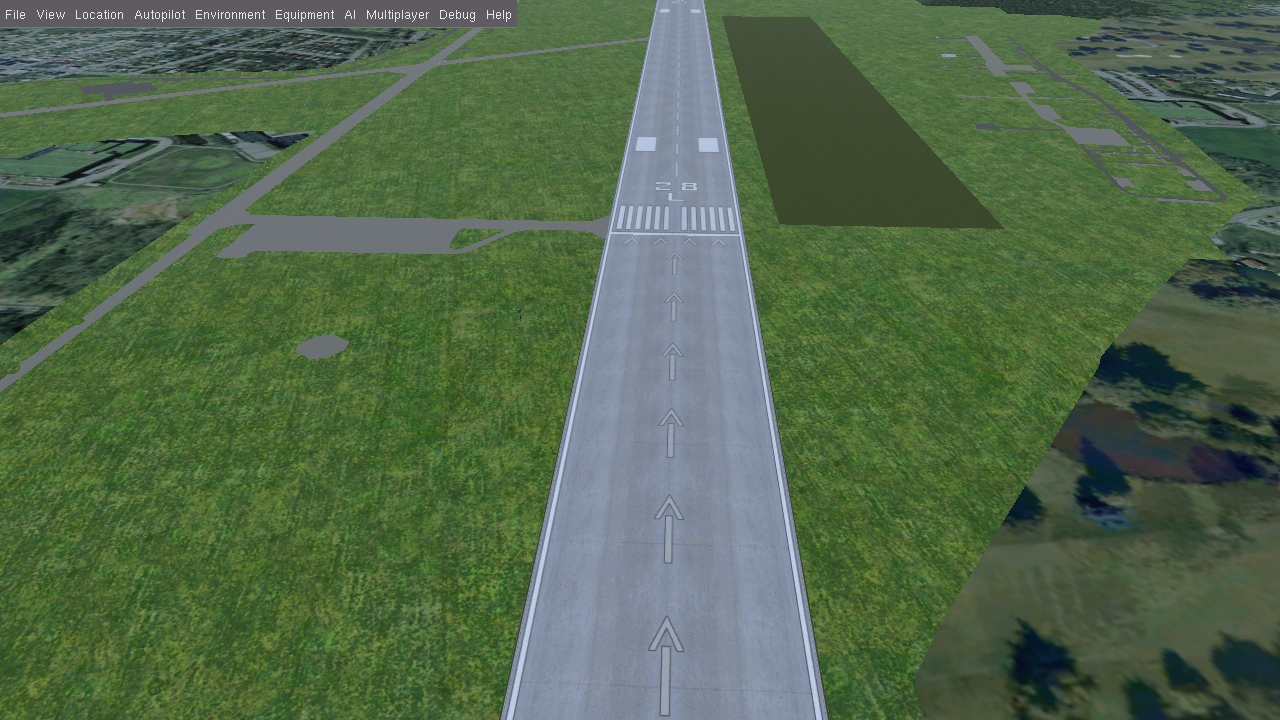
#> input picture tests/epbc.png, 1280 x 720 px
$ python -i opt_flow.py   (imports and definitions only)
#> lines starting #> are read from the running program, lines starting #| are printed output that depends on the picture
import cv2 as cv
import numpy as np

class OpticalFlow:
    def __init__(self):
        self.MIN_FEATURES = 3

        self.params_features = dict( maxCorners = 100,
                       qualityLevel = 0.3,
                       minDistance = 7,
                       blockSize = 7 )

        self.param_lk = dict( winSize  = (15, 15),
                        maxLevel = 2,
                        criteria = (cv.TERM_CRITERIA_EPS | cv.TERM_CRITERIA_COUNT, 10, 0.03))

        self.frame_old = None
        self.p0 = None
        self.mask = None

    def reset(self):
        self.frame_old = None
        self.p0 = None
        self.mask = None

    def feed(self, frame):
        frame = cv.cvtColor(frame, cv.COLOR_BGR2GRAY)
        if self.frame_old is None or self.p0 is None or len(self.p0) < self.MIN_FEATURES:
            self.frame_old = frame.copy()
            self.p0 = self._find_features(frame)
            return None

        return self._calc_optical_flow(frame)

    def remove_features(self, features : list[(int, int)]):
        new_p0 = []
        for px in self.p0:
            if (px[0][0], px[0][1]) not in features:
                new_p0.append(px)
        self.p0 = np.array(new_p0)

    def set_mask(self, mask):
        self.mask = mask

    def _find_features(self, frame):
        return cv.goodFeaturesToTrack(frame, mask=self.mask, **self.params_features)

    def _calc_optical_flow(self, frame):
        frame = cv.bitwise_and(frame, frame, mask=self.mask)
        p1, st, err = cv.calcOpticalFlowPyrLK(self.frame_old, frame, self.p0, None, **self.param_lk)
        if p1 is not None:
            pixels_old = self.p0[st==1]
            pixels_new = p1[st==1]
            self.p0 = pixels_new.reshape(-1, 1, 2)
            self.frame_old = frame.copy()
            pixels = []
            for px_old, px_new in zip(pixels_old, pixels_new):
                x_old, y_old = px_old.ravel()
                x_new, y_new = px_new.ravel()
                pixels.append((x_old, y_old, x_new, y_new))
            return pixels

        self.p0 = None
        return None


>>> import cv2
>>> picture = cv2.imread('../tests/epbc.png')
#> picture is the input picture: shape (720, 1280, 3); mean B, G, R 74.9, 104.3, 82
>>> result = OpticalFlow().feed(picture)
#> in feed, `frame = cv.cvtColor(frame, cv.COLOR_BGR2GRAY)`:
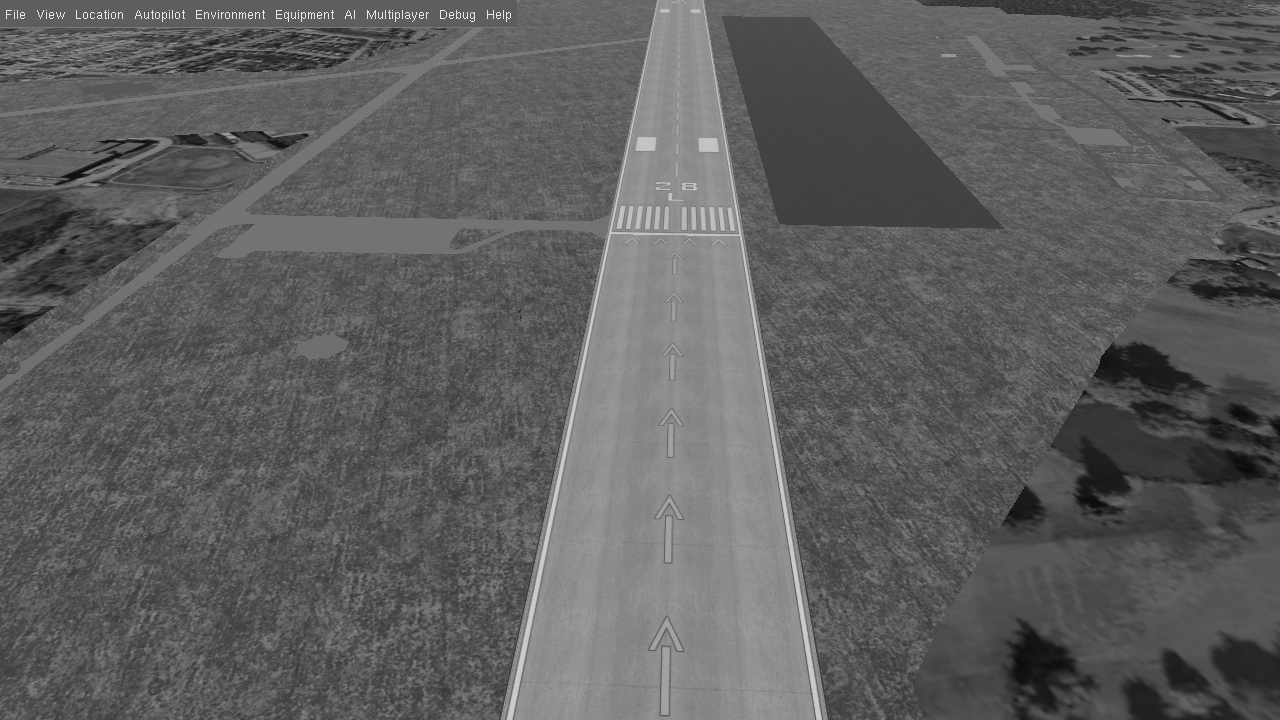
#> frame: shape (720, 1280); min 8, max 229, mean 94.3
#> in feed, `self.p0 = self._find_features(frame)`: self.p0 = 38 rows, first 8: [278, 14], [198, 14], [453, 16], [423, 14], [321, 14], [252, 14], [499, 16], [50, 14]
